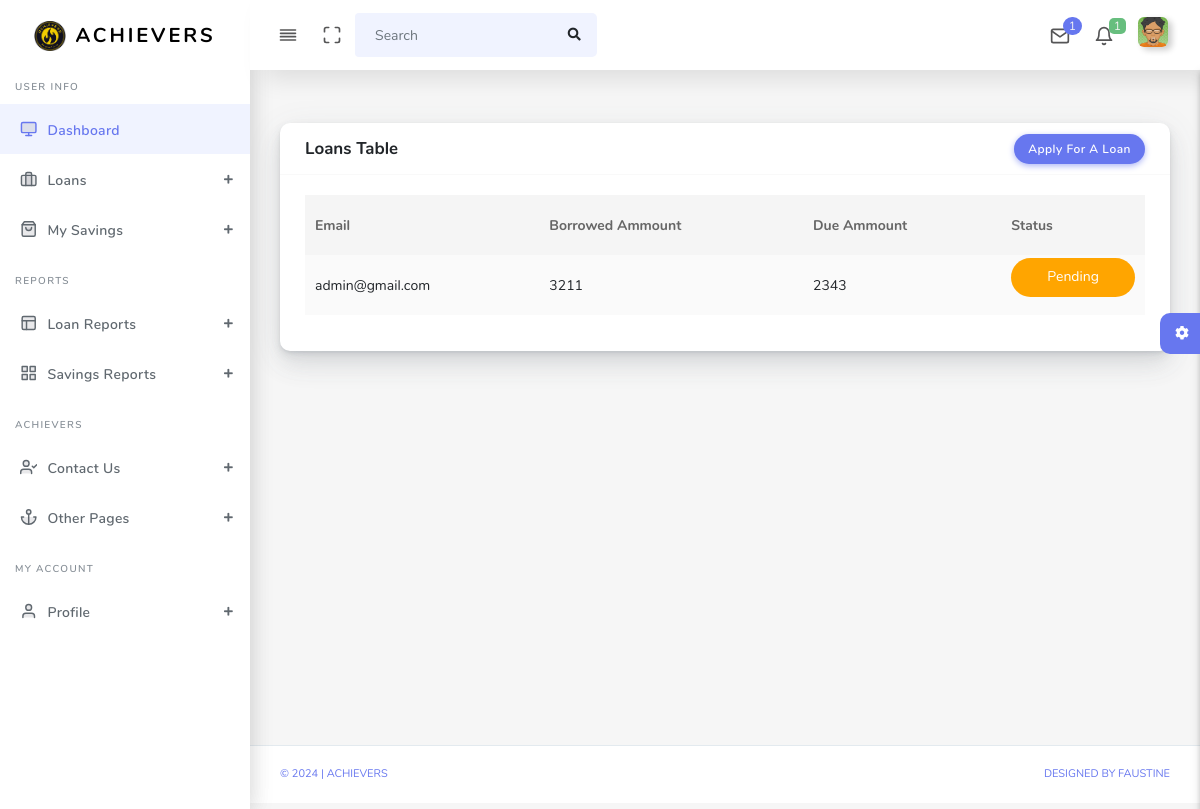
/member/pending_loans.php (signed in), run on the app's committed database.
### tables this page shows
CREATE TABLE `system_info` (
  `id` int(30) NOT NULL,
  `name` text NOT NULL,
  `shortName` text NOT NULL,
  `logoURL` text DEFAULT 'uploads/avatars/Image_not_available.png',
  `phone` text NOT NULL,
  `address` text NOT NULL,
  `systemEmail` text NOT NULL
);

CREATE TABLE `loans` (
    `id` INT AUTO_INCREMENT PRIMARY KEY,
    `defaulter_email` varchar(255),
    `loanAmmount` BIGINT,
    `dueAmmount` BIGINT,
    `status` VARCHAR(20) DEFAULT 'Pending'
);

### member/pending_loans.php (the view, shortened to what this page needs)
<?php
  include "dbConn.php";
  $system_address=$system_email=$system_logo=$system_phone=$system_name="";
  $user_email=$_SESSION['mail'];
  $query="select * from system_info";
  $res=mysqli_query($conn,$query);
  $ret=mysqli_fetch_array($res);
    if($ret>0){
      $system_name=$ret['shortName'];
      $system_logo=$ret['logoURL'];
    }
    else{
    echo "<script>alert('Querying system info encountered a problem!');</script>";
    }
  ?>
<?php
  if(strlen($_SESSION['user_name'])==0)
    {
  header('location:login.php');
  }
  else{ ?>
<!DOCTYPE html>
<html lang="en">
<head>
  <link rel="stylesheet" href="assets/css/app.min.css">
  <link rel="stylesheet" href="assets/css/style.css">
  <link rel="stylesheet" href="assets/css/form.css">
  <link rel="stylesheet" href="assets/css/components.css">
  <link rel="stylesheet" href="assets/css/custom.css">
</head>
<?php include 'inc/sideNav.php';?>
<body>
  <div id="app">
    <div class="main-wrapper main-wrapper-1">
      <div class="navbar-bg"></div>
      <?php include 'inc/topNav.php'; ?>
      <?php include 'inc/sideNav.php';?>
      <div class="main-content">
        <section class="section">
          <div class="section-body">
            <div class="row">
              <div class="col-12">
                <div class="card">
                  <div class="card-header">
                    <h4>Loans Table</h4>
                    <div class="card-header-action">
                      <a href="apply_loan.php" class="btn btn-primary">Apply For A Loan</a>
                    </div>
                  </div>
                  <div class="card-body">
                    <div class="table-responsive">
                      <table class="table table-striped table-hover" id="tableExport" style="width:100%;">
                        <thead>
                          <tr>
                            <th>Email</th>
                            <th>Borrowed Ammount</th>
                            <th>Due Ammount</th>
                            <th>Status</th>
                          </tr>
                        </thead>
                        <tbody>
                          <tr>
                            <?php
                                $query = mysqli_query($conn, "select * from loans where defaulter_email='$user_email' and status='Pending' ");
                                  while ($resu = mysqli_fetch_array($query)) {
                                  ?>
                                  <td><?php echo $resu['defaulter_email'] ?></td>
                                  <td><?php echo $resu['loanAmmount'] ?></td>
                                  <td><?php echo $resu['dueAmmount'] ?></td>
                                  <td>
                                    <?php
                                        echo '
                                        <p style="border-radius: 2em; text-align:center; padding: .4em; color:white; text-decoration:none; background:orange;">'.$resu['status'].'</p>
                                        ';
                                    ?>
                                  </td>
                                  </tr>
                                  <?php $count++;
                              }
                            ?>
                        </tbody>
                      </table>
                    </div>
                  </div>
                </div>
              </div>
            </div>
          </div>
        </section>
        <?php include 'inc/settings.php'; ?>
      </div>
            <?php include 'inc/footer.php';?>
    </div>
  </div>
</body>
</html>
<?php } ?>

### member/inc/sideNav.php (shortened to what this page needs)
<div class="main-sidebar sidebar-style-2">
        <aside id="sidebar-wrapper">
          <div class="sidebar-brand">
            <a href="index.php?page=homepage%33for=<?php echo $system_name; ?>/%current_user<?php echo $_SESSION['user_name']; ?>"> <img alt="image" src="<?php echo $system_logo; ?>" class="header-logo" /> <span
              class="logo-name"><?php echo $system_name; ?></span>
            </a>
          </div>
          <ul class="sidebar-menu">
            <li class="menu-header">User Info</li>
            <li class="dropdown active">
              <a href="index.php?page=homepage%33for=<?php echo $system_name; ?>/%current_user<?php echo $_SESSION['user_name']; ?>" class="nav-link"><i data-feather="monitor"></i><span>Dashboard</span></a>
            </li>
            <li class="dropdown">
              <a href="#" class="menu-toggle nav-link has-dropdown"><i
                  data-feather="briefcase"></i><span>Loans</span></a>
            </li>
            <li class="dropdown">
              <a href="#" class="menu-toggle nav-link has-dropdown"><i data-feather="shopping-bag"></i><span>My Savings</span></a>
            </li>
            <li class="menu-header">Reports</li>
            <li class="dropdown">
              <a href="#" class="menu-toggle nav-link has-dropdown"><i data-feather="layout"></i><span>Loan Reports</span></a>
            </li>
            <li class="dropdown">
              <a href="#" class="menu-toggle nav-link has-dropdown"><i data-feather="grid"></i><span>Savings Reports</span></a>
            </li>
            <li class="menu-header"><?php echo $system_name ?></li>
            <li class="dropdown">
              <a href="#" class="menu-toggle nav-link has-dropdown"><i
                  data-feather="user-check"></i><span>Contact Us</span></a>
            </li>
            <li class="dropdown">
              <a href="#" class="menu-toggle nav-link has-dropdown"><i data-feather="anchor"></i><span>Other
                  Pages</span></a>
            </li>
            <li class="menu-header">My Account </li>
            <li class="dropdown">
              <a href="profile.php" class="menu-toggle nav-link has-dropdown"><i
                  data-feather="user"></i><span>Profile</span></a>
            </li>
          </ul>
        </aside>
      </div>

### data on the page
system_info: logoURL (picture), shortName "ACHIEVERS"
loans: defaulter_email "admin@gmail.com", loanAmmount "3211", dueAmmount "2343", status "Pending"

### other printed values
$qr "1"
$qrr "1"
